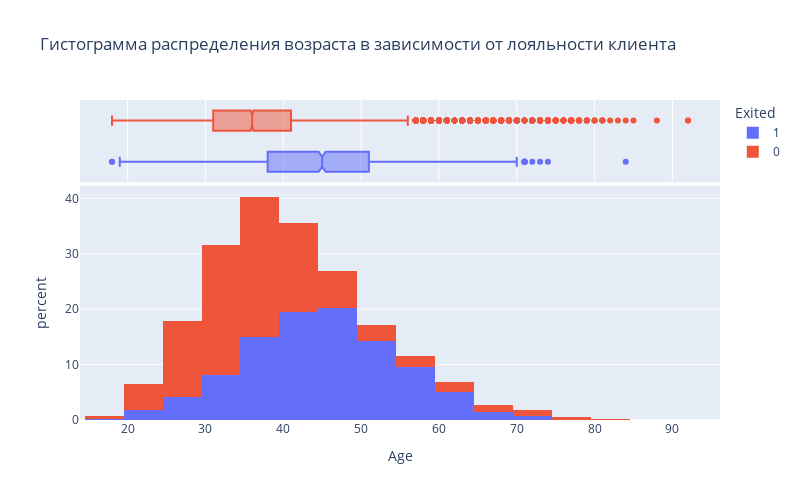

The notebook cell saved with this chart:
### Markdown cell above
## 9.4.
Посмотрите на распределение возраста в разрезе признака оттока. В какой группе больше потенциальных выбросов? На какую возрастную категорию клиентов стоит обратить внимание банку?

### Code cell
fig = px.histogram(
    data_frame= churn_data,
    x='Age',
    color = "Exited",
    nbins=15,
    title='Гистограмма распределения возраста в зависимости от лояльности клиента',
    width=800,
    height=500,
    marginal='box',
    histnorm='percent'
)
fig.show()

### Figure 1 — Plotly figure (JSON) as saved in the notebook; plotly's stock layout.template omitted (floating-point values rounded to 4 significant figures; data arrays with more than 128 entries replaced by an {"elided": "..."} marker saying what was removed)
{"data": [{"alignmentgroup": "True", "bingroup": "x", "histnorm": "percent", "hovertemplate": "Exited=1<br>Age=%{x}<br>percent=%{y}<extra></extra>", "legendgroup": "1", "marker": {"color": "#636efa", "pattern": {"shape": ""}}, "name": "1", "nbinsx": 15, "offsetgroup": "1", "orientation": "v", "showlegend": true, "type": "histogram", "x": {"elided": "2037 int values"}, "xaxis": "x", "yaxis": "y"}, {"alignmentgroup": "True", "hovertemplate": "Exited=1<br>Age=%{x}<extra></extra>", "legendgroup": "1", "marker": {"color": "#636efa"}, "name": "1", "notched": true, "offsetgroup": "1", "showlegend": false, "type": "box", "x": {"elided": "2037 int values"}, "xaxis": "x2", "yaxis": "y2"}, {"alignmentgroup": "True", "bingroup": "x", "histnorm": "percent", "hovertemplate": "Exited=0<br>Age=%{x}<br>percent=%{y}<extra></extra>", "legendgroup": "0", "marker": {"color": "#EF553B", "pattern": {"shape": ""}}, "name": "0", "nbinsx": 15, "offsetgroup": "0", "orientation": "v", "showlegend": true, "type": "histogram", "x": {"elided": "7963 int values"}, "xaxis": "x", "yaxis": "y"}, {"alignmentgroup": "True", "hovertemplate": "Exited=0<br>Age=%{x}<extra></extra>", "legendgroup": "0", "marker": {"color": "#EF553B"}, "name": "0", "notched": true, "offsetgroup": "0", "showlegend": false, "type": "box", "x": {"elided": "7963 int values"}, "xaxis": "x2", "yaxis": "y2"}], "layout": {"barmode": "relative", "height": 500, "legend": {"title": {"text": "Exited"}, "tracegroupgap": 0}, "title": {"text": "Гистограмма распределения возраста в зависимости от лояльности клиента"}, "width": 800, "xaxis": {"anchor": "y", "domain": [0, 1], "title": {"text": "Age"}}, "xaxis2": {"anchor": "y2", "domain": [0, 1], "matches": "x", "showgrid": true, "showticklabels": false}, "yaxis": {"anchor": "x", "domain": [0, 0.7326], "title": {"text": "percent"}}, "yaxis2": {"anchor": "x2", "domain": [0.7426, 1], "matches": "y2", "showgrid": false, "showline": false, "showticklabels": false, "ticks": ""}}}
